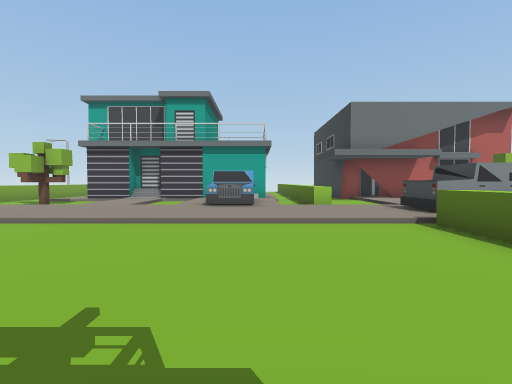
view 1 (above)

18 first-person views from a walk through a Unity game level. The camera is 1.3 m above the floor, tilts 2° down and sees 85° across. The floor is counted in squares, 2 m on a side. Each view is taken from the middle of a square. On the plan, view 1 faces up. The plan holds only what a view shows up to about 9 squares ahead; the rest is blank. The place goes on beyond the plan. The player is left out. Some animated figures are left out.

view 2
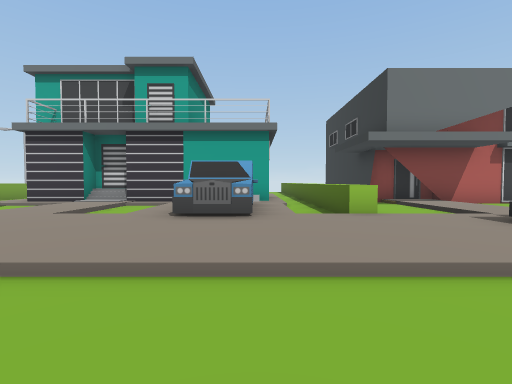

view 3
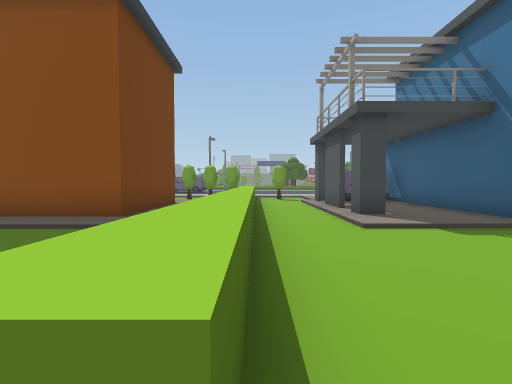

view 4
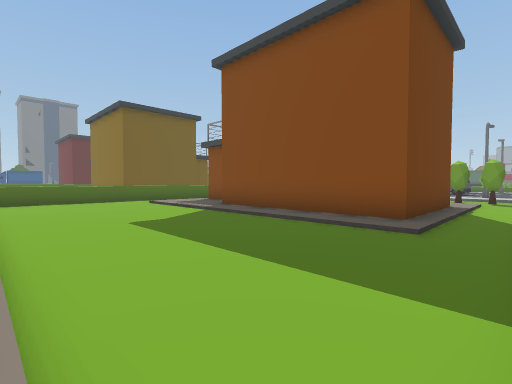

view 5
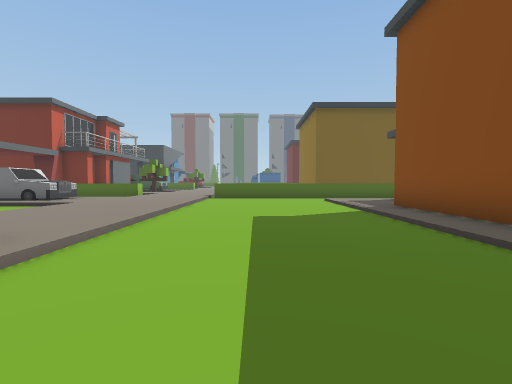

view 6
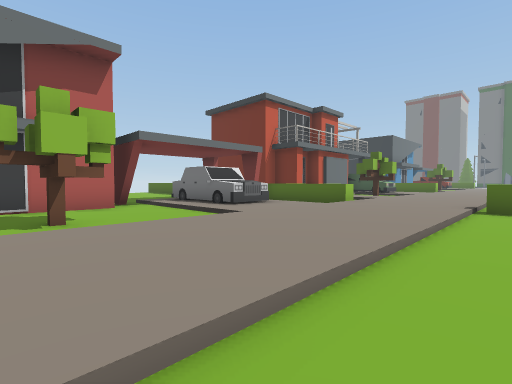

view 7
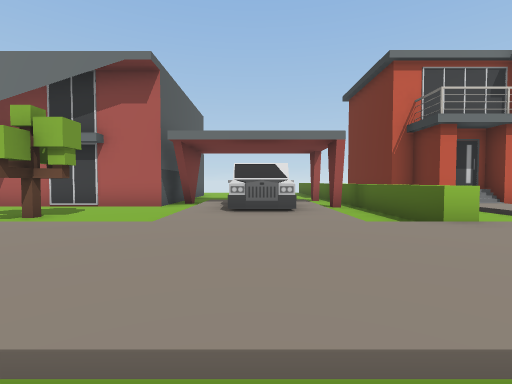

view 8
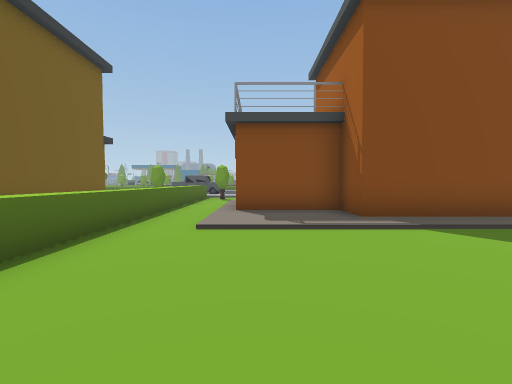

view 9
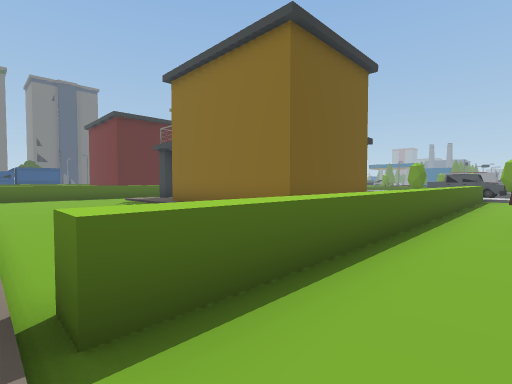

view 10
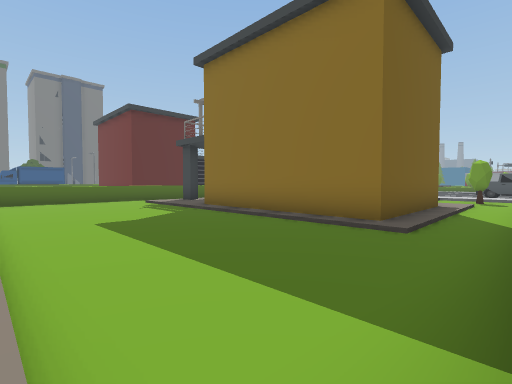

view 11
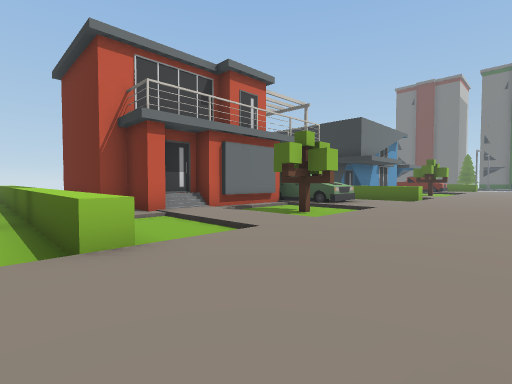

view 12
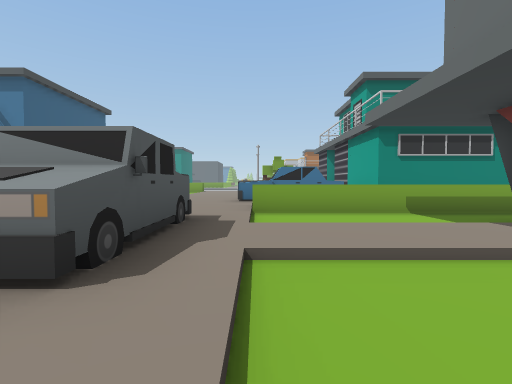

view 13
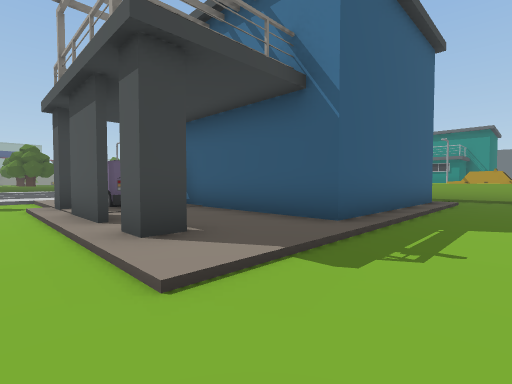

view 14
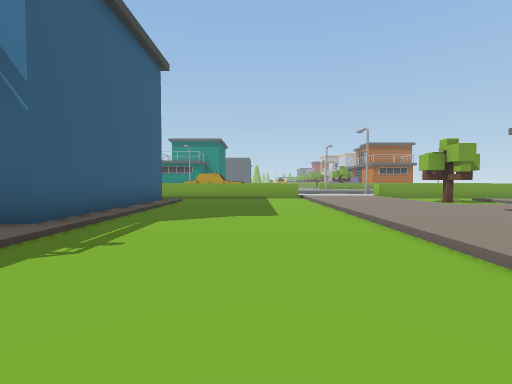

view 15
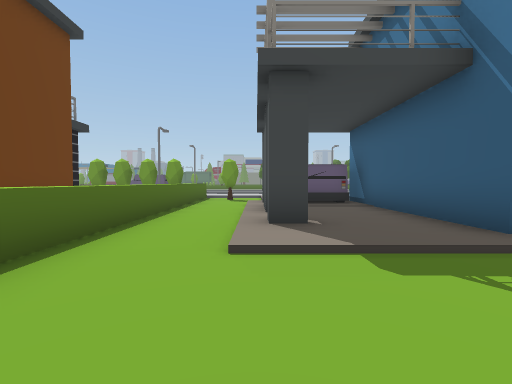

view 16
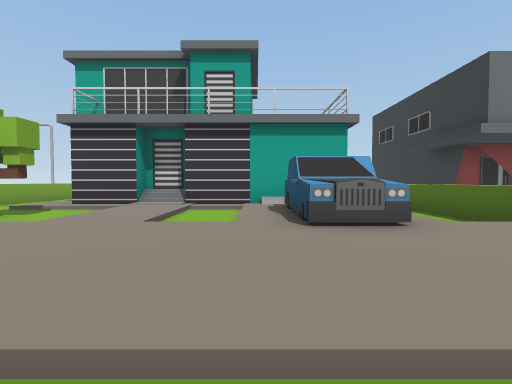

view 17
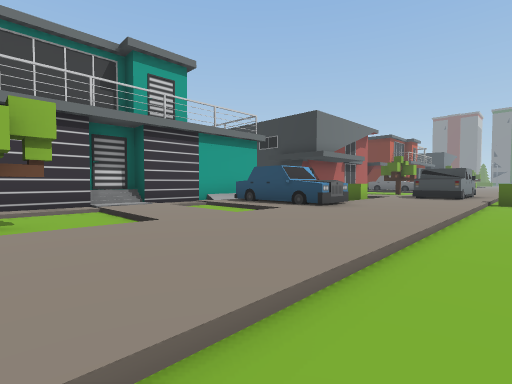

view 18
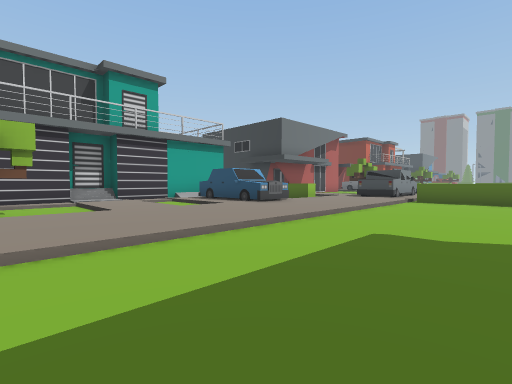

### Floor plan
Key: @ floor where view 1 was taken; # wall or solid block; . main floor; : floor 0.25 m higher than the main floor; / step, stairs or slope; ^ raised ledge; T tree; C car; O other object.
Columns run from 7 left of view 1 to 28 right of it. Each row starts with its distance up from view 1.
 13        # ^.#     ##/  .^##
 12 ########/^.########:C:.^:###
 11 :::::////^./:......:C .^//:###
 10 T./:.:CC.^./:...T..:CC.^./:.T.^
  9 T./:.:CC.^./:...T..:C:.^./:.T.:
  8 ///:/:CC/^//://////:::/^//:///::
  7 :::::::::::OOO:::::::::::::::::::
  6 :::::::::::OOO:::::::::::::::::::
  5 /////////////////////////////////
  4 ..........^............^...........^
  3 ..........^............^..........
  2 ..........^............^.........
  1 ..........^............^........
  0 ######:@:.^./::::::::/.^.######:
 -1      #::#.^./######::/.^.#
 -2      #:::.^./#    ###/.^.#
 -3      #::#.^./#       /.^.#
 -4      #:##.^./##      /.^.#
 -5      ####.^ /:#       .^.:
 -6         /.^           .^.

Where each view was taken, in squares from view 1:
view 1: 0 up, 0 right, facing up
view 2: 3 up, 0 right, facing up
view 3: 5 up, 3 right, facing down
view 4: 5 up, 4 right, facing down-right
view 5: 3 up, 4 right, facing right
view 6: 4 up, 8 right, facing up-right
view 7: 4 up, 13 right, facing up
view 8: 5 up, 13 right, facing down
view 9: 5 up, 14 right, facing down-right
view 10: 5 up, 16 right, facing down-right
view 11: 5 up, 15 right, facing up-right
view 12: 8 up, 8 right, facing left
view 13: 2 up, 2 right, facing down-left
view 14: 3 up, 2 right, facing left
view 15: 3 up, 1 right, facing down
view 16: 4 up, 2 left, facing up
view 17: 4 up, 7 left, facing up-right
view 18: 2 up, 7 left, facing up-right
